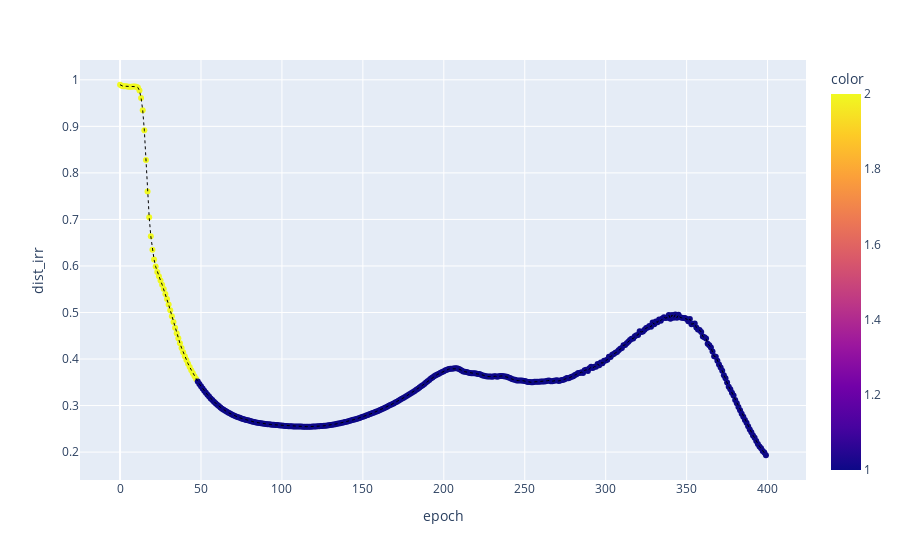

Notebook code for this chart:
### Code cell
visualize_hmm_loss(training_run,phase_col = 'phases', epoch_col='epoch', loss_col='dist_irr')

### Figure 1 — Plotly figure (JSON) as saved in the notebook; plotly's stock layout.template omitted (floating-point values rounded to 4 significant figures; data arrays with more than 128 entries replaced by an {"elided": "..."} marker saying what was removed)
{"data": [{"hovertemplate": "epoch=%{x}<br>dist_irr=%{y}<br>color=%{marker.color}<extra></extra>", "legendgroup": "", "marker": {"color": {"elided": "400 int values"}, "coloraxis": "coloraxis", "symbol": "circle"}, "mode": "markers", "name": "", "orientation": "v", "showlegend": false, "type": "scatter", "x": {"elided": "400 int values"}, "xaxis": "x", "y": {"elided": "400 float values"}, "yaxis": "y"}, {"line": {"color": "black", "dash": "dot", "width": 1}, "mode": "lines", "showlegend": false, "type": "scatter", "x": {"elided": "400 int values"}, "y": {"elided": "400 float values"}}], "layout": {"coloraxis": {"colorbar": {"title": {"text": "color"}}, "colorscale": [[0, "#0d0887"], [0.1111, "#46039f"], [0.2222, "#7201a8"], [0.3333, "#9c179e"], [0.4444, "#bd3786"], [0.5556, "#d8576b"], [0.6667, "#ed7953"], [0.7778, "#fb9f3a"], [0.8889, "#fdca26"], [1, "#f0f921"]]}, "legend": {"tracegroupgap": 0}, "margin": {"t": 60}, "xaxis": {"anchor": "y", "domain": [0, 1], "title": {"text": "epoch"}}, "yaxis": {"anchor": "x", "domain": [0, 1], "title": {"text": "dist_irr"}}}}
